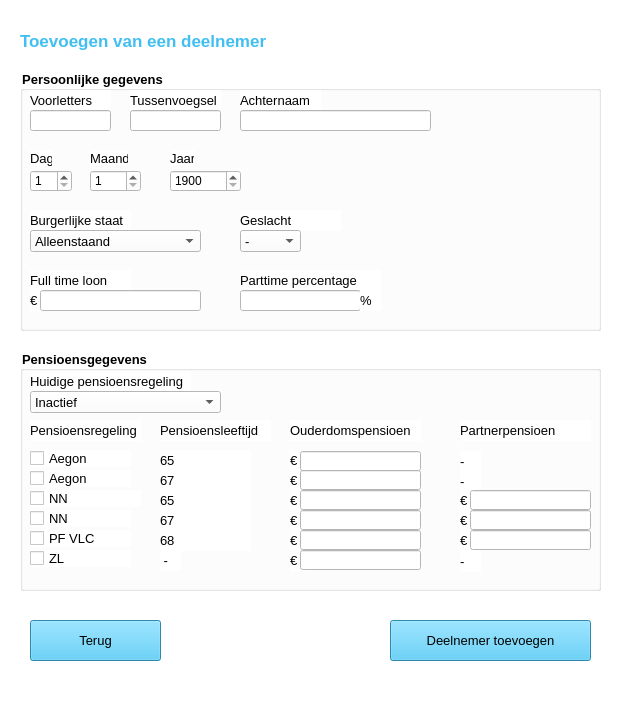
<?xml version="1.0" encoding="UTF-8"?>
<ui version="4.0">
 <class>DeelnemerToevoegen</class>
 <widget class="QMainWindow" name="DeelnemerToevoegen">
  <property name="geometry">
   <rect>
    <x>0</x>
    <y>0</y>
    <width>624</width>
    <height>717</height>
   </rect>
  </property>
  <property name="font">
   <font>
    <pointsize>10</pointsize>
   </font>
  </property>
  <property name="windowTitle">
   <string>MainWindow</string>
  </property>
  <property name="styleSheet">
   <string notr="true">background-color: rgb(255, 255, 255);</string>
  </property>
  <widget class="QWidget" name="centralwidget">
   <widget class="QLabel" name="label_2">
    <property name="geometry">
     <rect>
      <x>20</x>
      <y>30</y>
      <width>291</width>
      <height>21</height>
     </rect>
    </property>
    <property name="font">
     <font>
      <pointsize>13</pointsize>
      <weight>75</weight>
      <bold>true</bold>
     </font>
    </property>
    <property name="styleSheet">
     <string notr="true">color: rgb(64, 191, 240);</string>
    </property>
    <property name="text">
     <string>Toevoegen van een deelnemer</string>
    </property>
   </widget>
   <widget class="QLabel" name="label_4">
    <property name="geometry">
     <rect>
      <x>30</x>
      <y>90</y>
      <width>81</width>
      <height>21</height>
     </rect>
    </property>
    <property name="font">
     <font>
      <pointsize>10</pointsize>
     </font>
    </property>
    <property name="text">
     <string>Voorletters</string>
    </property>
   </widget>
   <widget class="QLabel" name="label_5">
    <property name="geometry">
     <rect>
      <x>130</x>
      <y>90</y>
      <width>91</width>
      <height>21</height>
     </rect>
    </property>
    <property name="font">
     <font>
      <pointsize>10</pointsize>
     </font>
    </property>
    <property name="text">
     <string>Tussenvoegsel</string>
    </property>
   </widget>
   <widget class="QLabel" name="label_6">
    <property name="geometry">
     <rect>
      <x>240</x>
      <y>90</y>
      <width>81</width>
      <height>21</height>
     </rect>
    </property>
    <property name="font">
     <font>
      <pointsize>10</pointsize>
     </font>
    </property>
    <property name="text">
     <string>Achternaam</string>
    </property>
   </widget>
   <widget class="QLineEdit" name="txtVoorletters">
    <property name="geometry">
     <rect>
      <x>30</x>
      <y>110</y>
      <width>81</width>
      <height>21</height>
     </rect>
    </property>
    <property name="font">
     <font>
      <pointsize>10</pointsize>
     </font>
    </property>
    <property name="styleSheet">
     <string notr="true"/>
    </property>
   </widget>
   <widget class="QLineEdit" name="txtTussenvoegsel">
    <property name="geometry">
     <rect>
      <x>130</x>
      <y>110</y>
      <width>91</width>
      <height>21</height>
     </rect>
    </property>
    <property name="font">
     <font>
      <pointsize>10</pointsize>
     </font>
    </property>
    <property name="styleSheet">
     <string notr="true"/>
    </property>
   </widget>
   <widget class="QLineEdit" name="txtAchternaam">
    <property name="geometry">
     <rect>
      <x>240</x>
      <y>110</y>
      <width>191</width>
      <height>21</height>
     </rect>
    </property>
    <property name="font">
     <font>
      <pointsize>10</pointsize>
     </font>
    </property>
   </widget>
   <widget class="QLabel" name="label_8">
    <property name="geometry">
     <rect>
      <x>30</x>
      <y>210</y>
      <width>101</width>
      <height>21</height>
     </rect>
    </property>
    <property name="font">
     <font>
      <pointsize>10</pointsize>
     </font>
    </property>
    <property name="text">
     <string>Burgerlijke staat</string>
    </property>
   </widget>
   <widget class="QLabel" name="label_9">
    <property name="geometry">
     <rect>
      <x>30</x>
      <y>270</y>
      <width>101</width>
      <height>21</height>
     </rect>
    </property>
    <property name="font">
     <font>
      <pointsize>10</pointsize>
     </font>
    </property>
    <property name="text">
     <string>Full time loon</string>
    </property>
   </widget>
   <widget class="QLabel" name="label_10">
    <property name="geometry">
     <rect>
      <x>240</x>
      <y>270</y>
      <width>141</width>
      <height>21</height>
     </rect>
    </property>
    <property name="font">
     <font>
      <pointsize>10</pointsize>
     </font>
    </property>
    <property name="text">
     <string>Parttime percentage</string>
    </property>
   </widget>
   <widget class="QLabel" name="label_13">
    <property name="geometry">
     <rect>
      <x>30</x>
      <y>420</y>
      <width>111</width>
      <height>21</height>
     </rect>
    </property>
    <property name="font">
     <font>
      <pointsize>10</pointsize>
     </font>
    </property>
    <property name="text">
     <string>Pensioensregeling</string>
    </property>
   </widget>
   <widget class="QLabel" name="label_15">
    <property name="geometry">
     <rect>
      <x>290</x>
      <y>420</y>
      <width>131</width>
      <height>21</height>
     </rect>
    </property>
    <property name="font">
     <font>
      <pointsize>10</pointsize>
     </font>
    </property>
    <property name="text">
     <string>Ouderdomspensioen</string>
    </property>
   </widget>
   <widget class="QLabel" name="label_16">
    <property name="geometry">
     <rect>
      <x>460</x>
      <y>420</y>
      <width>131</width>
      <height>21</height>
     </rect>
    </property>
    <property name="font">
     <font>
      <pointsize>10</pointsize>
     </font>
    </property>
    <property name="text">
     <string>Partnerpensioen</string>
    </property>
   </widget>
   <widget class="QLineEdit" name="txtFulltimeLoon">
    <property name="geometry">
     <rect>
      <x>40</x>
      <y>290</y>
      <width>161</width>
      <height>21</height>
     </rect>
    </property>
    <property name="font">
     <font>
      <pointsize>10</pointsize>
     </font>
    </property>
   </widget>
   <widget class="QLineEdit" name="txtParttimePercentage">
    <property name="geometry">
     <rect>
      <x>240</x>
      <y>290</y>
      <width>121</width>
      <height>21</height>
     </rect>
    </property>
    <property name="font">
     <font>
      <pointsize>10</pointsize>
     </font>
    </property>
   </widget>
   <widget class="QLineEdit" name="txtOPAegon65">
    <property name="geometry">
     <rect>
      <x>300</x>
      <y>451</y>
      <width>121</width>
      <height>20</height>
     </rect>
    </property>
    <property name="font">
     <font>
      <pointsize>10</pointsize>
     </font>
    </property>
   </widget>
   <widget class="QLabel" name="label_17">
    <property name="geometry">
     <rect>
      <x>30</x>
      <y>290</y>
      <width>21</width>
      <height>21</height>
     </rect>
    </property>
    <property name="font">
     <font>
      <pointsize>10</pointsize>
     </font>
    </property>
    <property name="text">
     <string>€</string>
    </property>
   </widget>
   <widget class="QLabel" name="label_18">
    <property name="geometry">
     <rect>
      <x>360</x>
      <y>290</y>
      <width>21</width>
      <height>21</height>
     </rect>
    </property>
    <property name="font">
     <font>
      <pointsize>10</pointsize>
     </font>
    </property>
    <property name="text">
     <string>%</string>
    </property>
   </widget>
   <widget class="QPushButton" name="btnTerug">
    <property name="geometry">
     <rect>
      <x>30</x>
      <y>620</y>
      <width>131</width>
      <height>41</height>
     </rect>
    </property>
    <property name="font">
     <font>
      <pointsize>10</pointsize>
     </font>
    </property>
    <property name="styleSheet">
     <string notr="true">background-color: rgb(64, 191, 240);

</string>
    </property>
    <property name="text">
     <string>Terug</string>
    </property>
   </widget>
   <widget class="QPushButton" name="btnToevoegen">
    <property name="geometry">
     <rect>
      <x>390</x>
      <y>620</y>
      <width>201</width>
      <height>41</height>
     </rect>
    </property>
    <property name="font">
     <font>
      <pointsize>10</pointsize>
     </font>
    </property>
    <property name="styleSheet">
     <string notr="true">background-color: rgb(64, 191, 240);

</string>
    </property>
    <property name="text">
     <string>Deelnemer toevoegen</string>
    </property>
   </widget>
   <widget class="QCheckBox" name="CheckAegon65">
    <property name="geometry">
     <rect>
      <x>30</x>
      <y>450</y>
      <width>101</width>
      <height>17</height>
     </rect>
    </property>
    <property name="font">
     <font>
      <pointsize>10</pointsize>
     </font>
    </property>
    <property name="text">
     <string>Aegon</string>
    </property>
   </widget>
   <widget class="QLabel" name="label_14">
    <property name="geometry">
     <rect>
      <x>160</x>
      <y>420</y>
      <width>111</width>
      <height>21</height>
     </rect>
    </property>
    <property name="font">
     <font>
      <pointsize>10</pointsize>
     </font>
    </property>
    <property name="text">
     <string>Pensioensleeftijd</string>
    </property>
   </widget>
   <widget class="QCheckBox" name="CheckAegon67">
    <property name="geometry">
     <rect>
      <x>30</x>
      <y>470</y>
      <width>101</width>
      <height>17</height>
     </rect>
    </property>
    <property name="font">
     <font>
      <pointsize>10</pointsize>
     </font>
    </property>
    <property name="text">
     <string>Aegon</string>
    </property>
   </widget>
   <widget class="QCheckBox" name="CheckNN65">
    <property name="geometry">
     <rect>
      <x>30</x>
      <y>490</y>
      <width>111</width>
      <height>17</height>
     </rect>
    </property>
    <property name="font">
     <font>
      <pointsize>10</pointsize>
     </font>
    </property>
    <property name="text">
     <string>NN</string>
    </property>
   </widget>
   <widget class="QCheckBox" name="CheckNN67">
    <property name="geometry">
     <rect>
      <x>30</x>
      <y>510</y>
      <width>101</width>
      <height>17</height>
     </rect>
    </property>
    <property name="font">
     <font>
      <pointsize>10</pointsize>
     </font>
    </property>
    <property name="text">
     <string>NN</string>
    </property>
   </widget>
   <widget class="QCheckBox" name="CheckPFVLC68">
    <property name="geometry">
     <rect>
      <x>30</x>
      <y>530</y>
      <width>101</width>
      <height>17</height>
     </rect>
    </property>
    <property name="font">
     <font>
      <pointsize>10</pointsize>
     </font>
    </property>
    <property name="text">
     <string>PF VLC</string>
    </property>
   </widget>
   <widget class="QCheckBox" name="CheckZL">
    <property name="geometry">
     <rect>
      <x>30</x>
      <y>550</y>
      <width>101</width>
      <height>17</height>
     </rect>
    </property>
    <property name="font">
     <font>
      <pointsize>10</pointsize>
     </font>
    </property>
    <property name="text">
     <string>ZL</string>
    </property>
   </widget>
   <widget class="QLabel" name="label_19">
    <property name="geometry">
     <rect>
      <x>160</x>
      <y>450</y>
      <width>91</width>
      <height>21</height>
     </rect>
    </property>
    <property name="font">
     <font>
      <pointsize>10</pointsize>
     </font>
    </property>
    <property name="text">
     <string>65</string>
    </property>
   </widget>
   <widget class="QLabel" name="label_20">
    <property name="geometry">
     <rect>
      <x>160</x>
      <y>470</y>
      <width>91</width>
      <height>21</height>
     </rect>
    </property>
    <property name="font">
     <font>
      <pointsize>10</pointsize>
     </font>
    </property>
    <property name="text">
     <string>67</string>
    </property>
   </widget>
   <widget class="QLabel" name="label_21">
    <property name="geometry">
     <rect>
      <x>160</x>
      <y>490</y>
      <width>91</width>
      <height>21</height>
     </rect>
    </property>
    <property name="font">
     <font>
      <pointsize>10</pointsize>
     </font>
    </property>
    <property name="text">
     <string>65</string>
    </property>
   </widget>
   <widget class="QLabel" name="label_22">
    <property name="geometry">
     <rect>
      <x>160</x>
      <y>510</y>
      <width>91</width>
      <height>21</height>
     </rect>
    </property>
    <property name="font">
     <font>
      <pointsize>10</pointsize>
     </font>
    </property>
    <property name="text">
     <string>67</string>
    </property>
   </widget>
   <widget class="QLabel" name="label_23">
    <property name="geometry">
     <rect>
      <x>160</x>
      <y>530</y>
      <width>91</width>
      <height>21</height>
     </rect>
    </property>
    <property name="font">
     <font>
      <pointsize>10</pointsize>
     </font>
    </property>
    <property name="text">
     <string>68</string>
    </property>
   </widget>
   <widget class="QLabel" name="label_24">
    <property name="geometry">
     <rect>
      <x>290</x>
      <y>450</y>
      <width>21</width>
      <height>21</height>
     </rect>
    </property>
    <property name="font">
     <font>
      <pointsize>10</pointsize>
     </font>
    </property>
    <property name="text">
     <string>€</string>
    </property>
   </widget>
   <widget class="QLabel" name="label_25">
    <property name="geometry">
     <rect>
      <x>290</x>
      <y>470</y>
      <width>21</width>
      <height>21</height>
     </rect>
    </property>
    <property name="font">
     <font>
      <pointsize>10</pointsize>
     </font>
    </property>
    <property name="text">
     <string>€</string>
    </property>
   </widget>
   <widget class="QLabel" name="label_26">
    <property name="geometry">
     <rect>
      <x>290</x>
      <y>490</y>
      <width>21</width>
      <height>21</height>
     </rect>
    </property>
    <property name="font">
     <font>
      <pointsize>10</pointsize>
     </font>
    </property>
    <property name="text">
     <string>€</string>
    </property>
   </widget>
   <widget class="QLabel" name="label_27">
    <property name="geometry">
     <rect>
      <x>290</x>
      <y>510</y>
      <width>21</width>
      <height>21</height>
     </rect>
    </property>
    <property name="font">
     <font>
      <pointsize>10</pointsize>
     </font>
    </property>
    <property name="text">
     <string>€</string>
    </property>
   </widget>
   <widget class="QLabel" name="label_28">
    <property name="geometry">
     <rect>
      <x>290</x>
      <y>530</y>
      <width>21</width>
      <height>21</height>
     </rect>
    </property>
    <property name="font">
     <font>
      <pointsize>10</pointsize>
     </font>
    </property>
    <property name="text">
     <string>€</string>
    </property>
   </widget>
   <widget class="QLabel" name="label_29">
    <property name="geometry">
     <rect>
      <x>290</x>
      <y>550</y>
      <width>21</width>
      <height>21</height>
     </rect>
    </property>
    <property name="font">
     <font>
      <pointsize>10</pointsize>
     </font>
    </property>
    <property name="text">
     <string>€</string>
    </property>
   </widget>
   <widget class="QLineEdit" name="txtOPAegon67">
    <property name="geometry">
     <rect>
      <x>300</x>
      <y>470</y>
      <width>121</width>
      <height>20</height>
     </rect>
    </property>
    <property name="font">
     <font>
      <pointsize>10</pointsize>
     </font>
    </property>
   </widget>
   <widget class="QLineEdit" name="txtOPNN65">
    <property name="geometry">
     <rect>
      <x>300</x>
      <y>490</y>
      <width>121</width>
      <height>20</height>
     </rect>
    </property>
    <property name="font">
     <font>
      <pointsize>10</pointsize>
     </font>
    </property>
   </widget>
   <widget class="QLineEdit" name="txtOPNN67">
    <property name="geometry">
     <rect>
      <x>300</x>
      <y>510</y>
      <width>121</width>
      <height>20</height>
     </rect>
    </property>
    <property name="font">
     <font>
      <pointsize>10</pointsize>
     </font>
    </property>
   </widget>
   <widget class="QLineEdit" name="txtOPVLC68">
    <property name="geometry">
     <rect>
      <x>300</x>
      <y>530</y>
      <width>121</width>
      <height>20</height>
     </rect>
    </property>
    <property name="font">
     <font>
      <pointsize>10</pointsize>
     </font>
    </property>
   </widget>
   <widget class="QLineEdit" name="txtOPZL">
    <property name="geometry">
     <rect>
      <x>300</x>
      <y>550</y>
      <width>121</width>
      <height>20</height>
     </rect>
    </property>
    <property name="font">
     <font>
      <pointsize>10</pointsize>
     </font>
    </property>
   </widget>
   <widget class="QLabel" name="label_30">
    <property name="geometry">
     <rect>
      <x>460</x>
      <y>490</y>
      <width>21</width>
      <height>21</height>
     </rect>
    </property>
    <property name="font">
     <font>
      <pointsize>10</pointsize>
     </font>
    </property>
    <property name="text">
     <string>€</string>
    </property>
   </widget>
   <widget class="QLabel" name="label_31">
    <property name="geometry">
     <rect>
      <x>460</x>
      <y>510</y>
      <width>21</width>
      <height>21</height>
     </rect>
    </property>
    <property name="font">
     <font>
      <pointsize>10</pointsize>
     </font>
    </property>
    <property name="text">
     <string>€</string>
    </property>
   </widget>
   <widget class="QLineEdit" name="txtPPNN67">
    <property name="geometry">
     <rect>
      <x>470</x>
      <y>510</y>
      <width>121</width>
      <height>20</height>
     </rect>
    </property>
    <property name="font">
     <font>
      <pointsize>10</pointsize>
     </font>
    </property>
   </widget>
   <widget class="QLineEdit" name="txtPPNN65">
    <property name="geometry">
     <rect>
      <x>470</x>
      <y>490</y>
      <width>121</width>
      <height>20</height>
     </rect>
    </property>
    <property name="font">
     <font>
      <pointsize>10</pointsize>
     </font>
    </property>
   </widget>
   <widget class="QLineEdit" name="txtPPVLC68">
    <property name="geometry">
     <rect>
      <x>470</x>
      <y>530</y>
      <width>121</width>
      <height>20</height>
     </rect>
    </property>
    <property name="font">
     <font>
      <pointsize>10</pointsize>
     </font>
    </property>
   </widget>
   <widget class="QLabel" name="label_35">
    <property name="geometry">
     <rect>
      <x>460</x>
      <y>530</y>
      <width>21</width>
      <height>21</height>
     </rect>
    </property>
    <property name="font">
     <font>
      <pointsize>10</pointsize>
     </font>
    </property>
    <property name="text">
     <string>€</string>
    </property>
   </widget>
   <widget class="QLabel" name="label_36">
    <property name="geometry">
     <rect>
      <x>30</x>
      <y>371</y>
      <width>161</width>
      <height>21</height>
     </rect>
    </property>
    <property name="font">
     <font>
      <pointsize>10</pointsize>
     </font>
    </property>
    <property name="text">
     <string>Huidige pensioensregeling</string>
    </property>
   </widget>
   <widget class="QComboBox" name="cbBurgerlijkeStaat">
    <property name="enabled">
     <bool>true</bool>
    </property>
    <property name="geometry">
     <rect>
      <x>30</x>
      <y>230</y>
      <width>171</width>
      <height>22</height>
     </rect>
    </property>
    <property name="font">
     <font>
      <pointsize>10</pointsize>
      <kerning>true</kerning>
     </font>
    </property>
    <property name="focusPolicy">
     <enum>Qt::WheelFocus</enum>
    </property>
    <property name="contextMenuPolicy">
     <enum>Qt::DefaultContextMenu</enum>
    </property>
    <property name="acceptDrops">
     <bool>false</bool>
    </property>
    <property name="frame">
     <bool>true</bool>
    </property>
    <item>
     <property name="text">
      <string>Alleenstaand</string>
     </property>
    </item>
    <item>
     <property name="text">
      <string>Samenwonend</string>
     </property>
    </item>
   </widget>
   <widget class="QComboBox" name="cbHuidigeRegeling">
    <property name="geometry">
     <rect>
      <x>30</x>
      <y>391</y>
      <width>191</width>
      <height>22</height>
     </rect>
    </property>
    <property name="font">
     <font>
      <pointsize>10</pointsize>
     </font>
    </property>
    <item>
     <property name="text">
      <string>Inactief</string>
     </property>
    </item>
    <item>
     <property name="text">
      <string>Aegon</string>
     </property>
    </item>
    <item>
     <property name="text">
      <string>NN</string>
     </property>
    </item>
    <item>
     <property name="text">
      <string>PF VLC</string>
     </property>
    </item>
    <item>
     <property name="text">
      <string>Zwitserleven</string>
     </property>
    </item>
   </widget>
   <widget class="QLabel" name="label_32">
    <property name="geometry">
     <rect>
      <x>460</x>
      <y>551</y>
      <width>21</width>
      <height>21</height>
     </rect>
    </property>
    <property name="font">
     <font>
      <pointsize>10</pointsize>
     </font>
    </property>
    <property name="text">
     <string>-</string>
    </property>
   </widget>
   <widget class="QLabel" name="label_33">
    <property name="geometry">
     <rect>
      <x>460</x>
      <y>451</y>
      <width>21</width>
      <height>21</height>
     </rect>
    </property>
    <property name="font">
     <font>
      <pointsize>10</pointsize>
     </font>
    </property>
    <property name="text">
     <string>-</string>
    </property>
   </widget>
   <widget class="QLabel" name="label_34">
    <property name="geometry">
     <rect>
      <x>460</x>
      <y>471</y>
      <width>21</width>
      <height>21</height>
     </rect>
    </property>
    <property name="font">
     <font>
      <pointsize>10</pointsize>
     </font>
    </property>
    <property name="text">
     <string>-</string>
    </property>
   </widget>
   <widget class="QLabel" name="label_12">
    <property name="geometry">
     <rect>
      <x>240</x>
      <y>210</y>
      <width>101</width>
      <height>21</height>
     </rect>
    </property>
    <property name="font">
     <font>
      <pointsize>10</pointsize>
     </font>
    </property>
    <property name="text">
     <string>Geslacht</string>
    </property>
   </widget>
   <widget class="QComboBox" name="cbGeslacht">
    <property name="enabled">
     <bool>true</bool>
    </property>
    <property name="geometry">
     <rect>
      <x>240</x>
      <y>230</y>
      <width>61</width>
      <height>22</height>
     </rect>
    </property>
    <property name="font">
     <font>
      <pointsize>10</pointsize>
      <kerning>true</kerning>
     </font>
    </property>
    <property name="focusPolicy">
     <enum>Qt::WheelFocus</enum>
    </property>
    <property name="contextMenuPolicy">
     <enum>Qt::DefaultContextMenu</enum>
    </property>
    <property name="acceptDrops">
     <bool>false</bool>
    </property>
    <property name="frame">
     <bool>true</bool>
    </property>
    <item>
     <property name="text">
      <string>-</string>
     </property>
    </item>
    <item>
     <property name="text">
      <string>M</string>
     </property>
    </item>
    <item>
     <property name="text">
      <string>V</string>
     </property>
    </item>
   </widget>
   <widget class="QGroupBox" name="groupBox">
    <property name="geometry">
     <rect>
      <x>20</x>
      <y>350</y>
      <width>581</width>
      <height>241</height>
     </rect>
    </property>
    <property name="font">
     <font>
      <pointsize>10</pointsize>
      <weight>75</weight>
      <bold>true</bold>
     </font>
    </property>
    <property name="title">
     <string>Pensioensgegevens</string>
    </property>
   </widget>
   <widget class="QGroupBox" name="groupBox_2">
    <property name="geometry">
     <rect>
      <x>20</x>
      <y>70</y>
      <width>581</width>
      <height>261</height>
     </rect>
    </property>
    <property name="font">
     <font>
      <pointsize>10</pointsize>
      <weight>75</weight>
      <bold>true</bold>
     </font>
    </property>
    <property name="title">
     <string>Persoonlijke gegevens</string>
    </property>
    <widget class="QSpinBox" name="sbDag">
     <property name="geometry">
      <rect>
       <x>10</x>
       <y>100</y>
       <width>42</width>
       <height>22</height>
      </rect>
     </property>
     <property name="minimum">
      <number>1</number>
     </property>
     <property name="maximum">
      <number>31</number>
     </property>
    </widget>
    <widget class="QLabel" name="label">
     <property name="geometry">
      <rect>
       <x>10</x>
       <y>80</y>
       <width>22</width>
       <height>16</height>
      </rect>
     </property>
     <property name="sizePolicy">
      <sizepolicy hsizetype="Fixed" vsizetype="Fixed">
       <horstretch>0</horstretch>
       <verstretch>0</verstretch>
      </sizepolicy>
     </property>
     <property name="font">
      <font>
       <pointsize>10</pointsize>
      </font>
     </property>
     <property name="text">
      <string>Dag</string>
     </property>
    </widget>
    <widget class="QLabel" name="label_3">
     <property name="geometry">
      <rect>
       <x>70</x>
       <y>80</y>
       <width>38</width>
       <height>16</height>
      </rect>
     </property>
     <property name="font">
      <font>
       <pointsize>10</pointsize>
      </font>
     </property>
     <property name="text">
      <string>Maand</string>
     </property>
    </widget>
    <widget class="QLabel" name="label_7">
     <property name="geometry">
      <rect>
       <x>150</x>
       <y>80</y>
       <width>24</width>
       <height>16</height>
      </rect>
     </property>
     <property name="font">
      <font>
       <pointsize>10</pointsize>
      </font>
     </property>
     <property name="text">
      <string>Jaar</string>
     </property>
    </widget>
    <widget class="QSpinBox" name="sbMaand">
     <property name="geometry">
      <rect>
       <x>70</x>
       <y>100</y>
       <width>51</width>
       <height>22</height>
      </rect>
     </property>
     <property name="minimum">
      <number>1</number>
     </property>
     <property name="maximum">
      <number>12</number>
     </property>
    </widget>
    <widget class="QSpinBox" name="sbJaar">
     <property name="geometry">
      <rect>
       <x>150</x>
       <y>100</y>
       <width>71</width>
       <height>22</height>
      </rect>
     </property>
     <property name="minimum">
      <number>1900</number>
     </property>
     <property name="maximum">
      <number>3000</number>
     </property>
    </widget>
   </widget>
   <widget class="QLabel" name="lbl_logo">
    <property name="geometry">
     <rect>
      <x>410</x>
      <y>0</y>
      <width>200</width>
      <height>44</height>
     </rect>
    </property>
    <property name="text">
     <string/>
    </property>
    <property name="pixmap">
     <pixmap>logo.png</pixmap>
    </property>
    <property name="scaledContents">
     <bool>true</bool>
    </property>
   </widget>
   <widget class="QLabel" name="label_37">
    <property name="geometry">
     <rect>
      <x>160</x>
      <y>550</y>
      <width>21</width>
      <height>21</height>
     </rect>
    </property>
    <property name="font">
     <font>
      <pointsize>10</pointsize>
     </font>
    </property>
    <property name="text">
     <string> -</string>
    </property>
   </widget>
   <zorder>groupBox_2</zorder>
   <zorder>groupBox</zorder>
   <zorder>label_17</zorder>
   <zorder>label_2</zorder>
   <zorder>label_4</zorder>
   <zorder>label_5</zorder>
   <zorder>label_6</zorder>
   <zorder>txtVoorletters</zorder>
   <zorder>txtTussenvoegsel</zorder>
   <zorder>txtAchternaam</zorder>
   <zorder>label_8</zorder>
   <zorder>label_9</zorder>
   <zorder>label_10</zorder>
   <zorder>label_13</zorder>
   <zorder>label_15</zorder>
   <zorder>label_16</zorder>
   <zorder>txtFulltimeLoon</zorder>
   <zorder>txtParttimePercentage</zorder>
   <zorder>label_18</zorder>
   <zorder>btnTerug</zorder>
   <zorder>btnToevoegen</zorder>
   <zorder>CheckAegon65</zorder>
   <zorder>label_14</zorder>
   <zorder>CheckAegon67</zorder>
   <zorder>CheckNN65</zorder>
   <zorder>CheckNN67</zorder>
   <zorder>CheckPFVLC68</zorder>
   <zorder>CheckZL</zorder>
   <zorder>label_19</zorder>
   <zorder>label_20</zorder>
   <zorder>label_21</zorder>
   <zorder>label_22</zorder>
   <zorder>label_23</zorder>
   <zorder>label_24</zorder>
   <zorder>label_25</zorder>
   <zorder>label_26</zorder>
   <zorder>label_27</zorder>
   <zorder>label_28</zorder>
   <zorder>label_29</zorder>
   <zorder>txtOPAegon67</zorder>
   <zorder>txtOPNN65</zorder>
   <zorder>txtOPNN67</zorder>
   <zorder>txtOPVLC68</zorder>
   <zorder>txtOPZL</zorder>
   <zorder>txtOPAegon65</zorder>
   <zorder>label_30</zorder>
   <zorder>label_31</zorder>
   <zorder>txtPPNN67</zorder>
   <zorder>label_35</zorder>
   <zorder>txtPPVLC68</zorder>
   <zorder>label_36</zorder>
   <zorder>cbBurgerlijkeStaat</zorder>
   <zorder>cbHuidigeRegeling</zorder>
   <zorder>label_32</zorder>
   <zorder>label_33</zorder>
   <zorder>label_34</zorder>
   <zorder>txtPPNN65</zorder>
   <zorder>label_12</zorder>
   <zorder>cbGeslacht</zorder>
   <zorder>lbl_logo</zorder>
   <zorder>label_37</zorder>
  </widget>
  <widget class="QMenuBar" name="menubar">
   <property name="geometry">
    <rect>
     <x>0</x>
     <y>0</y>
     <width>624</width>
     <height>21</height>
    </rect>
   </property>
  </widget>
  <widget class="QStatusBar" name="statusbar"/>
 </widget>
 <tabstops>
  <tabstop>txtVoorletters</tabstop>
  <tabstop>txtTussenvoegsel</tabstop>
  <tabstop>txtAchternaam</tabstop>
  <tabstop>sbDag</tabstop>
  <tabstop>sbMaand</tabstop>
  <tabstop>sbJaar</tabstop>
  <tabstop>cbBurgerlijkeStaat</tabstop>
  <tabstop>cbGeslacht</tabstop>
  <tabstop>txtFulltimeLoon</tabstop>
  <tabstop>txtParttimePercentage</tabstop>
  <tabstop>cbHuidigeRegeling</tabstop>
  <tabstop>CheckAegon65</tabstop>
  <tabstop>txtOPAegon65</tabstop>
  <tabstop>CheckAegon67</tabstop>
  <tabstop>txtOPAegon67</tabstop>
  <tabstop>CheckNN65</tabstop>
  <tabstop>txtOPNN65</tabstop>
  <tabstop>txtPPNN65</tabstop>
  <tabstop>CheckNN67</tabstop>
  <tabstop>txtOPNN67</tabstop>
  <tabstop>txtPPNN67</tabstop>
  <tabstop>CheckPFVLC68</tabstop>
  <tabstop>txtOPVLC68</tabstop>
  <tabstop>txtPPVLC68</tabstop>
  <tabstop>CheckZL</tabstop>
  <tabstop>txtOPZL</tabstop>
  <tabstop>btnToevoegen</tabstop>
  <tabstop>btnTerug</tabstop>
 </tabstops>
 <resources/>
 <connections/>
</ui>
